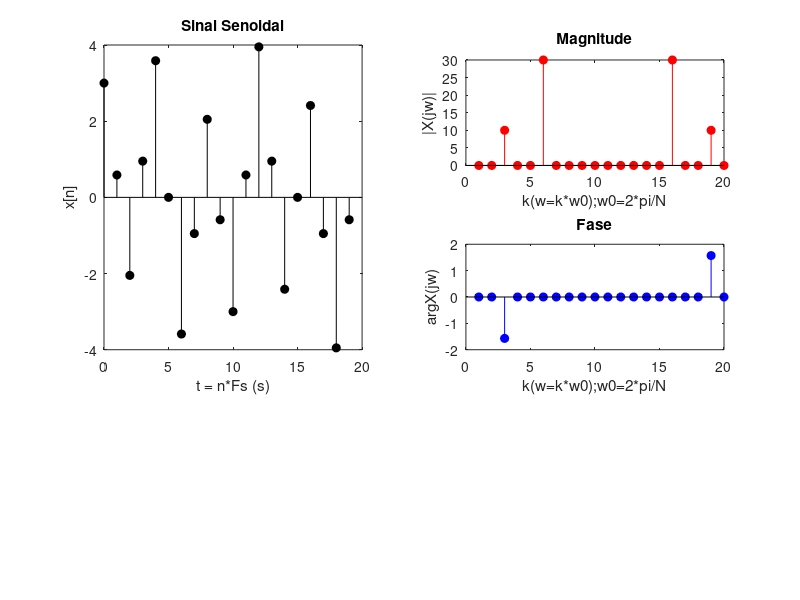

Recreate this plot in MATLAB.
% Série de Fourier

close all
clc
clear

Nw = 20;        % periodo
w = 2*pi/Nw;    % freq angular

w1 = 5*w;
w2 = 2*w;

n = 0:Nw-1;
x = 3*cos(n*w1) + sin(n*w2);

N = length(x);
w0 = 2*pi/N;

figure

subplot(3,2,[1,3])
stem(n, x, 'fill', '-k')
title('Sinal Senoidal')
xlabel('t = n*Fs (s)')
ylabel('x[n]')
%hold off
hold all


for k=0:N-1
    soma = 0;
    for n=0:N-1
        soma = soma + x(n+1)*exp(-j*w0*k*n);
    end
    X(k+1) = soma;
end

angX = angle(X);
angX = angX.*(abs(X)>0.01);


subplot(3,2,2)
stem(abs(X), 'fill', '-r')
title('Magnitude')
xlabel('k(w=k*w0);w0=2*pi/N')
ylabel('|X(jw)|')

subplot(3,2,4)
stem(angX, 'fill', '-b')
title('Fase')
xlabel('k(w=k*w0);w0=2*pi/N')
ylabel('argX(jw)')
% 
% F = ifourier(x)
% subplot(3,2,[5,6])
% stem(F)
